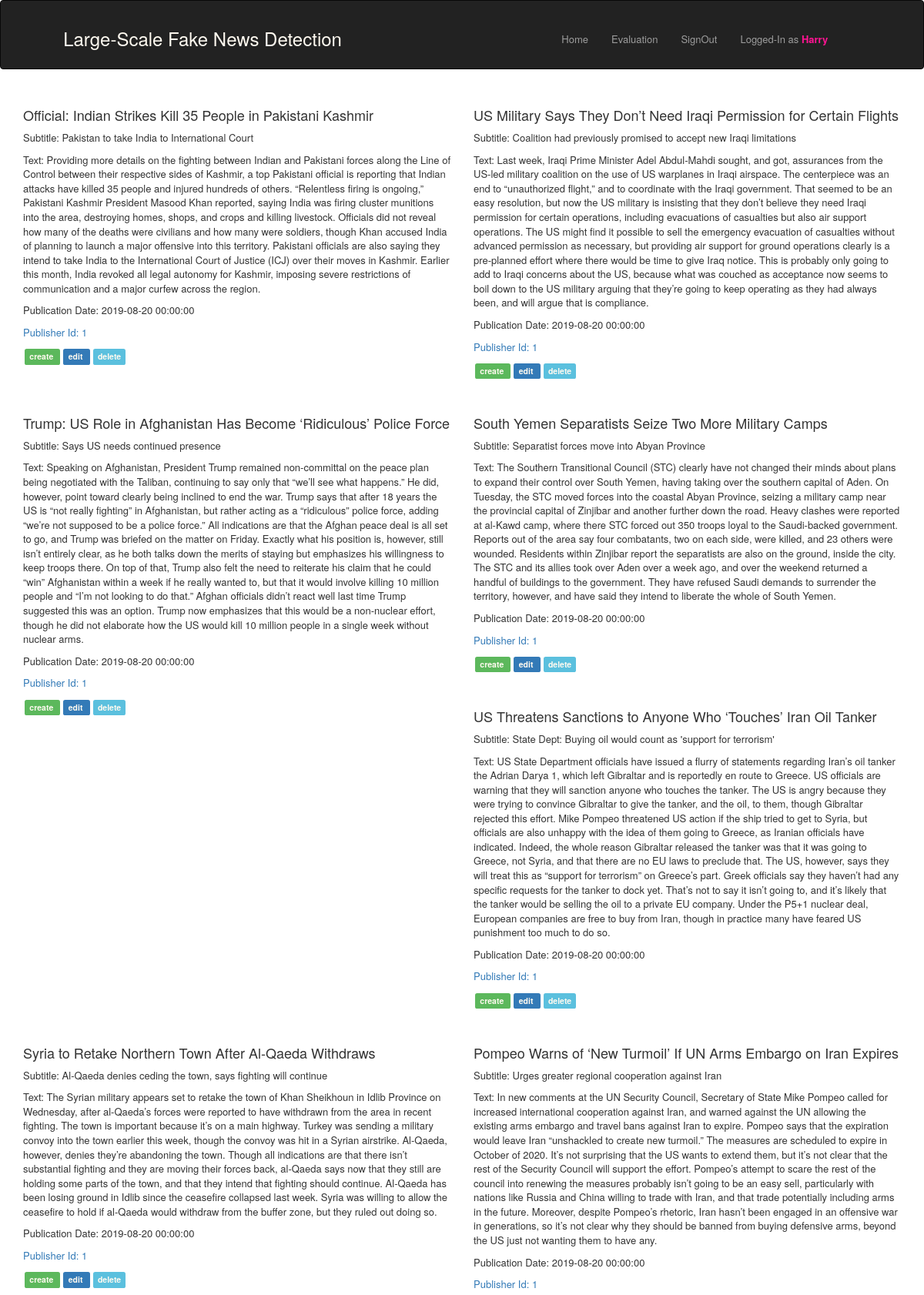
The page / (signed in, upper part) on the database its author committed.
### app/auth/models.py (models this page shows, shortened)
class User(UserMixin, db.Model):
    __tablename__ = 'users'
    id = db.Column(db.Integer, primary_key=True)
    user_name = db.Column(db.String(20))
    user_email = db.Column(db.String(60), unique=True, index=True)
    user_password = db.Column(db.String(80))
    registration_date = db.Column(db.DateTime, default=datetime.now)

### app/catalog/models.py (models this page shows, shortened)
class Book(db.Model):
    __tablename__ = 'book'
    id = db.Column(db.Integer, primary_key=True)
    title = db.Column(db.String(500), nullable=False, index=True)
    subtitle = db.Column(db.String(500))
    text = db.Column(db.String(50000), nullable=False)
    url = db.Column(db.String(500), index=True)
    pub_date = db.Column(db.DateTime, default=datetime.utcnow())
    pub_id = db.Column(db.Integer, db.ForeignKey('publication.id'))

### app/catalog/routes.py (the view)
@main.route('/')
def display_books():
    books = Book.query.all()
    return render_template('home.html', books=books)

### app/auth/models.py (called while the page is built)
@login_manager.user_loader
def load_user(id):
    return User.query.get(int(id))

### app/catalog/templates/home.html
{% extends 'layout.html' %}
    {% block content %}
        <div class="container books">
            <div class="row row-no-gutters">
                {% for book in books %}
                    <div class="col-md-6">
                        <br>
                        <h4>{{ book.title }} </h4>
                        <p> Subtitle: {{ book.subtitle }} </p>
                        <p> Text: {{ book.text }} </p>
                        <p> Publication Date: {{ book.pub_date }} </p>
                        <p><a href="{{ url_for('main.display_publisher',publisher_id=book.pub_id) }}">Publisher Id: {{ book.pub_id }}</a></p>
                        <span class="label label-success"><a href="{{ url_for('main.create_book', pub_id=book.pub_id) }}" style="color: floralwhite"> create </a></span>
                        <span class="label label-primary"><a href="{{ url_for('main.edit_book', book_id=book.id) }}" style="color: floralwhite"> edit </a></span>
                        <span class="label label-info"><a href="{{ url_for('main.delete_book', book_id=book.id) }}" style="color: floralwhite"> delete </a></span>
                        <br><br>
                    </div>
                {% endfor %}
            </div>
        </div>
    {% endblock content %}

### app/catalog/templates/layout.html (shortened to what this page needs)
{% import "bootstrap/wtf.html" as wtf %}
<!DOCTYPE html>
<html lang="en">
    {% block head %}
        <head>
            <link href="https://maxcdn.bootstrapcdn.com/bootstrap/3.3.7/css/bootstrap.min.css" rel="stylesheet">
            <link href="{{ url_for('static', filename = 'css/styles.css') }}" rel="stylesheet">
        </head>
    {% endblock head %}
    {% block body %}
    <body>
    <div class="wrapper">
        {% block navbar %}
            <nav class="navbar navbar-inverse">
                <div class="container">
                    <a class="navbar navbar-text" href="{{ url_for('main.display_books') }}">
                        <h3 class="title"> Large-Scale Fake News Detection </h3>
                    </a>
                    <ul class="nav navbar-nav pull-right">
                        <li><a href="{{ url_for('main.display_books') }}"> Home </a></li>
                        <li><a href="{{ url_for('evaluation.display_eval_form') }}"> Evaluation </a></li>
                        {% if current_user.is_authenticated %}
                            <li><a href="{{ url_for('authentication.log_out_user') }}"> SignOut </a></li>
                        {% else %}
                            <li><a href="{{ url_for('authentication.register_user') }}"> Register </a></li>
                            <li><a href="{{ url_for('authentication.do_the_login') }}"> SignIn </a></li>
                        {% endif %}
                        <li>
                            <a href="">
                                {% if current_user.is_authenticated %}
                                    Logged-In as <b style="color: deeppink"> {{ current_user.user_name.title() }} </b>
                                {% else %}
                                    Not Logged-In
                                {% endif %}
                            </a>
                        </li>
                    </ul>
                </div>
            </nav>
        {% endblock navbar %}
        {% block content %} {% endblock content %}
    </div>
    </body>
    {% endblock body %}
</html>

### app/static/css/styles.css (style rules this page uses)
html, body { height: 100%; margin: 0; padding: 0 }
p, li { font-size: small }
ul { position: relative; top: 25px; right: 7%; }
a h3 { position: relative; left: 10% }
span { margin: 2px }
.navbar-inverse { height: 5%; }
.wrapper { position: relative; min-height: 120%; }
.title { color: floralwhite }

### rows shown on the page
User: user_name "Harry"
Book: title "Official: Indian Strikes Kill 35 People in Pakistani Kashmir", subtitle "Pakistan to take India to International Court", text "Providing more details on the fighting between Indian and Pakistani forces along the Line of Control between their respective sides of Kashmir, a top Pakistani official is reporting that Indian attacks have killed 35 people and injured hundreds of others. “Relentless firing is ongoing,” Pakistani Kashmir President Masood Khan reported, saying India was firing cluster munitions into the area, destroying homes, shops, and crops and killing livestock. Officials did not reveal how many of the deaths were civilians and how many were soldiers, though Khan accused India of planning to launch a major offensive into this territory. Pakistani officials are also saying they intend to take India to the…", pub_date "2019-08-20 00:00:00", pub_id "1"
Book: title "US Military Says They Don’t Need Iraqi Permission for Certain Flights", subtitle "Coalition had previously promised to accept new Iraqi limitations", text "Last week, Iraqi Prime Minister Adel Abdul-Mahdi sought, and got, assurances from the US-led military coalition on the use of US warplanes in Iraqi airspace. The centerpiece was an end to “unauthorized flight,” and to coordinate with the Iraqi government. That seemed to be an easy resolution, but now the US military is insisting that they don’t believe they need Iraqi permission for certain operations, including evacuations of casualties but also air support operations. The US might find it possible to sell the emergency evacuation of casualties without advanced permission as necessary, but providing air support for ground operations clearly is a pre-planned effort where there would be time…", pub_date "2019-08-20 00:00:00", pub_id "1"
Book: title "Trump: US Role in Afghanistan Has Become ‘Ridiculous’ Police Force", subtitle "Says US needs continued presence", text "Speaking on Afghanistan, President Trump remained non-committal on the peace plan being negotiated with the Taliban, continuing to say only that “we’ll see what happens.” He did, however, point toward clearly being inclined to end the war. Trump says that after 18 years the US is “not really fighting” in Afghanistan, but rather acting as a “ridiculous” police force, adding “we’re not supposed to be a police force.” All indications are that the Afghan peace deal is all set to go, and Trump was briefed on the matter on Friday. Exactly what his position is, however, still isn’t entirely clear, as he both talks down the merits of staying but emphasizes his willingness to keep troops there. On…", pub_date "2019-08-20 00:00:00", pub_id "1"
Book: title "South Yemen Separatists Seize Two More Military Camps", subtitle "Separatist forces move into Abyan Province", text "The Southern Transitional Council (STC) clearly have not changed their minds about plans to expand their control over South Yemen, having taking over the southern capital of Aden. On Tuesday, the STC moved forces into the coastal Abyan Province, seizing a military camp near the provincial capital of Zinjibar and another further down the road. Heavy clashes were reported at al-Kawd camp, where there STC forced out 350 troops loyal to the Saudi-backed government. Reports out of the area say four combatants, two on each side, were killed, and 23 others were wounded. Residents within Zinjibar report the separatists are also on the ground, inside the city. The STC and its allies took over Aden…", pub_date "2019-08-20 00:00:00", pub_id "1"
Book: title "US Threatens Sanctions to Anyone Who ‘Touches’ Iran Oil Tanker", subtitle "State Dept: Buying oil would count as 'support for terrorism'", text "US State Department officials have issued a flurry of statements regarding Iran’s oil tanker the Adrian Darya 1, which left Gibraltar and is reportedly en route to Greece. US officials are warning that they will sanction anyone who touches the tanker. The US is angry because they were trying to convince Gibraltar to give the tanker, and the oil, to them, though Gibraltar rejected this effort. Mike Pompeo threatened US action if the ship tried to get to Syria, but officials are also unhappy with the idea of them going to Greece, as Iranian officials have indicated. Indeed, the whole reason Gibraltar released the tanker was that it was going to Greece, not Syria, and that there are no EU laws…", pub_date "2019-08-20 00:00:00", pub_id "1"
Book: title "Syria to Retake Northern Town After Al-Qaeda Withdraws", subtitle "Al-Qaeda denies ceding the town, says fighting will continue", text "The Syrian military appears set to retake the town of Khan Sheikhoun in Idlib Province on Wednesday, after al-Qaeda’s forces were reported to have withdrawn from the area in recent fighting. The town is important because it’s on a main highway. Turkey was sending a military convoy into the town earlier this week, though the convoy was hit in a Syrian airstrike. Al-Qaeda, however, denies they’re abandoning the town. Though all indications are that there isn’t substantial fighting and they are moving their forces back, al-Qaeda says now that they still are holding some parts of the town, and that they intend that fighting should continue. Al-Qaeda has been losing ground in Idlib since the…", pub_date "2019-08-20 00:00:00", pub_id "1"
Book: title "Pompeo Warns of ‘New Turmoil’ If UN Arms Embargo on Iran Expires", subtitle "Urges greater regional cooperation against Iran", text "In new comments at the UN Security Council, Secretary of State Mike Pompeo called for increased international cooperation against Iran, and warned against the UN allowing the existing arms embargo and travel bans against Iran to expire. Pompeo says that the expiration would leave Iran “unshackled to create new turmoil.” The measures are scheduled to expire in October of 2020. It’s not surprising that the US wants to extend them, but it’s not clear that the rest of the Security Council will support the effort. Pompeo’s attempt to scare the rest of the council into renewing the measures probably isn’t going to be an easy sell, particularly with nations like Russia and China willing to trade…", pub_date "2019-08-20 00:00:00", pub_id "1"
